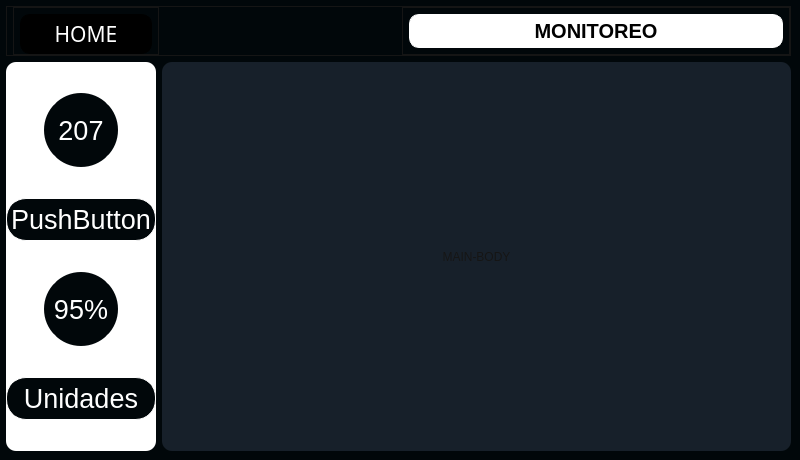
<?xml version="1.0" encoding="UTF-8"?>
<ui version="4.0">
 <class>MainWindow</class>
 <widget class="QMainWindow" name="MainWindow">
  <property name="geometry">
   <rect>
    <x>0</x>
    <y>0</y>
    <width>800</width>
    <height>460</height>
   </rect>
  </property>
  <property name="windowTitle">
   <string>MainWindow</string>
  </property>
  <widget class="QWidget" name="centralwidget">
   <property name="styleSheet">
    <string notr="true">*{	
	border:none;
	background-color: transparent;

}

#centralwidget{
	background-color: #01070A;
	
}
#side_menu{
	
	background-color: rgb(255, 255, 255);
	
	
}
QPushButton{
	padding: 5px;
	background-color: #01070A;
	border-radius: 10px;

}
#main_body{
	background-color: #17202A;
	border-radius: 10px;


}
</string>
   </property>
   <layout class="QVBoxLayout" name="verticalLayout">
    <property name="leftMargin">
     <number>6</number>
    </property>
    <property name="topMargin">
     <number>6</number>
    </property>
    <item alignment="Qt::AlignTop">
     <widget class="QFrame" name="header">
      <property name="minimumSize">
       <size>
        <width>0</width>
        <height>50</height>
       </size>
      </property>
      <property name="maximumSize">
       <size>
        <width>16777215</width>
        <height>50</height>
       </size>
      </property>
      <property name="styleSheet">
       <string notr="true">QFrame {
border: 1px solid #151515;

}


</string>
      </property>
      <property name="frameShape">
       <enum>QFrame::StyledPanel</enum>
      </property>
      <property name="frameShadow">
       <enum>QFrame::Raised</enum>
      </property>
      <layout class="QHBoxLayout" name="horizontalLayout_2">
       <property name="spacing">
        <number>0</number>
       </property>
       <property name="leftMargin">
        <number>6</number>
       </property>
       <property name="topMargin">
        <number>0</number>
       </property>
       <property name="rightMargin">
        <number>0</number>
       </property>
       <property name="bottomMargin">
        <number>0</number>
       </property>
       <item alignment="Qt::AlignLeft">
        <widget class="QFrame" name="frame">
         <property name="styleSheet">
          <string notr="true">pushButton {
border: 1px solid #ffffff;

}
</string>
         </property>
         <property name="frameShape">
          <enum>QFrame::StyledPanel</enum>
         </property>
         <property name="frameShadow">
          <enum>QFrame::Raised</enum>
         </property>
         <layout class="QHBoxLayout" name="horizontalLayout_4">
          <property name="spacing">
           <number>4</number>
          </property>
          <property name="leftMargin">
           <number>6</number>
          </property>
          <property name="topMargin">
           <number>6</number>
          </property>
          <property name="rightMargin">
           <number>6</number>
          </property>
          <property name="bottomMargin">
           <number>6</number>
          </property>
          <item>
           <widget class="QPushButton" name="homeBtn">
            <property name="sizePolicy">
             <sizepolicy hsizetype="Preferred" vsizetype="Preferred">
              <horstretch>0</horstretch>
              <verstretch>0</verstretch>
             </sizepolicy>
            </property>
            <property name="minimumSize">
             <size>
              <width>132</width>
              <height>40</height>
             </size>
            </property>
            <property name="maximumSize">
             <size>
              <width>16777215</width>
              <height>16777215</height>
             </size>
            </property>
            <property name="font">
             <font>
              <family>Sitka Display</family>
              <pointsize>16</pointsize>
              <weight>9</weight>
              <italic>false</italic>
              <bold>false</bold>
             </font>
            </property>
            <property name="focusPolicy">
             <enum>Qt::NoFocus</enum>
            </property>
            <property name="acceptDrops">
             <bool>false</bool>
            </property>
            <property name="toolTip">
             <string/>
            </property>
            <property name="toolTipDuration">
             <number>0</number>
            </property>
            <property name="layoutDirection">
             <enum>Qt::LeftToRight</enum>
            </property>
            <property name="styleSheet">
             <string notr="true">QPushButton {
	
	border: 0.5px solid #000000;
	
	font: 75 16pt &quot;Sitka Display&quot;;
	background-color: rgb(0, 0, 0);
	
	color: rgb(255, 255, 255);
}
</string>
            </property>
            <property name="text">
             <string>HOME</string>
            </property>
            <property name="icon">
             <iconset resource="icons.qrc">
              <normaloff>:/icons/icons/bluehousehousehome_azulcasa_cas_6791.png</normaloff>:/icons/icons/bluehousehousehome_azulcasa_cas_6791.png</iconset>
            </property>
            <property name="iconSize">
             <size>
              <width>40</width>
              <height>40</height>
             </size>
            </property>
            <property name="shortcut">
             <string comment="Cerrar"/>
            </property>
           </widget>
          </item>
         </layout>
        </widget>
       </item>
       <item>
        <widget class="QFrame" name="frame_3">
         <property name="frameShape">
          <enum>QFrame::StyledPanel</enum>
         </property>
         <property name="frameShadow">
          <enum>QFrame::Raised</enum>
         </property>
         <layout class="QHBoxLayout" name="horizontalLayout_3">
          <property name="spacing">
           <number>4</number>
          </property>
          <property name="leftMargin">
           <number>6</number>
          </property>
          <property name="topMargin">
           <number>6</number>
          </property>
          <property name="rightMargin">
           <number>6</number>
          </property>
          <property name="bottomMargin">
           <number>6</number>
          </property>
          <item>
           <widget class="QLabel" name="label">
            <property name="font">
             <font>
              <pointsize>15</pointsize>
              <weight>75</weight>
              <italic>false</italic>
              <bold>true</bold>
              <underline>false</underline>
              <strikeout>false</strikeout>
              <kerning>true</kerning>
             </font>
            </property>
            <property name="layoutDirection">
             <enum>Qt::LeftToRight</enum>
            </property>
            <property name="styleSheet">
             <string notr="true">QLabel {
	border: 1px solid #ffffff;
	background-color: rgb(255, 255, 255);
	color: rgb(0, 0, 0);
	border-radius: 10px;
}


	</string>
            </property>
            <property name="text">
             <string>MONITOREO</string>
            </property>
            <property name="alignment">
             <set>Qt::AlignCenter</set>
            </property>
           </widget>
          </item>
         </layout>
        </widget>
       </item>
      </layout>
     </widget>
    </item>
    <item>
     <widget class="QFrame" name="frame_2">
      <property name="sizePolicy">
       <sizepolicy hsizetype="Preferred" vsizetype="Expanding">
        <horstretch>0</horstretch>
        <verstretch>0</verstretch>
       </sizepolicy>
      </property>
      <property name="styleSheet">
       <string notr="true">QFrame {
border: 0px solid #000000;

}
</string>
      </property>
      <property name="frameShape">
       <enum>QFrame::StyledPanel</enum>
      </property>
      <property name="frameShadow">
       <enum>QFrame::Raised</enum>
      </property>
      <layout class="QHBoxLayout" name="horizontalLayout">
       <property name="spacing">
        <number>6</number>
       </property>
       <property name="leftMargin">
        <number>0</number>
       </property>
       <property name="topMargin">
        <number>0</number>
       </property>
       <property name="rightMargin">
        <number>0</number>
       </property>
       <property name="bottomMargin">
        <number>0</number>
       </property>
       <item alignment="Qt::AlignLeft">
        <widget class="QCustomSlideMenu" name="side_menu" native="true">
         <property name="layoutDirection">
          <enum>Qt::LeftToRight</enum>
         </property>
         <property name="styleSheet">
          <string notr="true">border-radius: 10px;</string>
         </property>
         <layout class="QVBoxLayout" name="verticalLayout_2">
          <property name="spacing">
           <number>0</number>
          </property>
          <property name="leftMargin">
           <number>0</number>
          </property>
          <property name="topMargin">
           <number>0</number>
          </property>
          <property name="rightMargin">
           <number>0</number>
          </property>
          <property name="bottomMargin">
           <number>0</number>
          </property>
          <item>
           <widget class="QFrame" name="frame_4">
            <property name="minimumSize">
             <size>
              <width>150</width>
              <height>0</height>
             </size>
            </property>
            <property name="maximumSize">
             <size>
              <width>150</width>
              <height>16777215</height>
             </size>
            </property>
            <property name="layoutDirection">
             <enum>Qt::LeftToRight</enum>
            </property>
            <property name="frameShape">
             <enum>QFrame::StyledPanel</enum>
            </property>
            <property name="frameShadow">
             <enum>QFrame::Raised</enum>
            </property>
            <layout class="QVBoxLayout" name="verticalLayout_3">
             <property name="spacing">
              <number>0</number>
             </property>
             <property name="leftMargin">
              <number>0</number>
             </property>
             <property name="topMargin">
              <number>0</number>
             </property>
             <property name="rightMargin">
              <number>0</number>
             </property>
             <property name="bottomMargin">
              <number>0</number>
             </property>
             <item alignment="Qt::AlignHCenter">
              <widget class="QPushButton" name="pushButton_2">
               <property name="sizePolicy">
                <sizepolicy hsizetype="Minimum" vsizetype="Fixed">
                 <horstretch>0</horstretch>
                 <verstretch>0</verstretch>
                </sizepolicy>
               </property>
               <property name="minimumSize">
                <size>
                 <width>80</width>
                 <height>0</height>
                </size>
               </property>
               <property name="maximumSize">
                <size>
                 <width>80</width>
                 <height>80</height>
                </size>
               </property>
               <property name="font">
                <font>
                 <pointsize>20</pointsize>
                </font>
               </property>
               <property name="layoutDirection">
                <enum>Qt::LeftToRight</enum>
               </property>
               <property name="autoFillBackground">
                <bool>false</bool>
               </property>
               <property name="styleSheet">
                <string notr="true">QPushButton {
border: 1px solid #ffffff;
border-radius: 40px;	
color: rgb(255, 255, 255);
border-width: 3px;
}</string>
               </property>
               <property name="text">
                <string>207</string>
               </property>
              </widget>
             </item>
             <item>
              <widget class="QPushButton" name="pushButton_3">
               <property name="font">
                <font>
                 <pointsize>20</pointsize>
                </font>
               </property>
               <property name="styleSheet">
                <string notr="true">QPushButton {
border: 1px solid #ffffff;
border-radius: 20px;	
color: rgb(255, 255, 255);
}</string>
               </property>
               <property name="text">
                <string>PushButton</string>
               </property>
              </widget>
             </item>
             <item alignment="Qt::AlignHCenter">
              <widget class="QPushButton" name="pushButton_4">
               <property name="minimumSize">
                <size>
                 <width>80</width>
                 <height>0</height>
                </size>
               </property>
               <property name="maximumSize">
                <size>
                 <width>80</width>
                 <height>80</height>
                </size>
               </property>
               <property name="font">
                <font>
                 <pointsize>20</pointsize>
                </font>
               </property>
               <property name="styleSheet">
                <string notr="true">QPushButton {
border: 1px solid #ffffff;
border-radius: 40px;	
color: rgb(255, 255, 255);
border-width: 3px;
}</string>
               </property>
               <property name="text">
                <string>95%</string>
               </property>
              </widget>
             </item>
             <item>
              <widget class="QPushButton" name="pushButton_5">
               <property name="font">
                <font>
                 <pointsize>20</pointsize>
                </font>
               </property>
               <property name="styleSheet">
                <string notr="true">QPushButton {
border: 1px solid #ffffff;
border-radius: 20px;	
color: rgb(255, 255, 255);
}</string>
               </property>
               <property name="text">
                <string>Unidades</string>
               </property>
              </widget>
             </item>
            </layout>
           </widget>
          </item>
         </layout>
        </widget>
       </item>
       <item>
        <widget class="QFrame" name="main_body">
         <property name="sizePolicy">
          <sizepolicy hsizetype="Expanding" vsizetype="Preferred">
           <horstretch>0</horstretch>
           <verstretch>0</verstretch>
          </sizepolicy>
         </property>
         <property name="styleSheet">
          <string notr="true">color: rgb(21, 21, 21);</string>
         </property>
         <property name="frameShape">
          <enum>QFrame::StyledPanel</enum>
         </property>
         <property name="frameShadow">
          <enum>QFrame::Raised</enum>
         </property>
         <layout class="QHBoxLayout" name="horizontalLayout_5">
          <property name="spacing">
           <number>0</number>
          </property>
          <property name="leftMargin">
           <number>0</number>
          </property>
          <property name="topMargin">
           <number>0</number>
          </property>
          <property name="rightMargin">
           <number>0</number>
          </property>
          <property name="bottomMargin">
           <number>0</number>
          </property>
          <item>
           <widget class="QLabel" name="label_2">
            <property name="text">
             <string>MAIN-BODY</string>
            </property>
            <property name="alignment">
             <set>Qt::AlignCenter</set>
            </property>
           </widget>
          </item>
         </layout>
        </widget>
       </item>
      </layout>
     </widget>
    </item>
   </layout>
  </widget>
 </widget>
 <customwidgets>
  <customwidget>
   <class>QCustomSlideMenu</class>
   <extends>QWidget</extends>
   <header location="global">Custom_Widgets.QCustomSlideMenu.h</header>
   <container>1</container>
  </customwidget>
 </customwidgets>
 <resources>
  <include location="icons.qrc"/>
 </resources>
 <connections/>
</ui>
